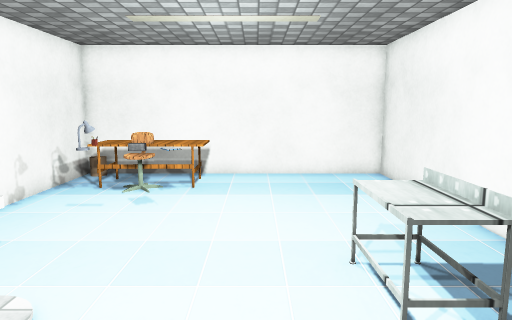
View 1 (above)

12 first-person views from a walk through a scene from a Unity 3-D project. The camera is 1.5 m above the floor, tilts 8° down and sees 70° across. The floor is counted in squares, 0.5 m on a side. Each view is taken from the middle of a square. On the plan, view 1 faces up. The plan holds only what a view shows up to about 20 squares ahead; the rest is blank. The place goes on beyond the plan. The player character is not drawn. Some surface patterns are stand-ins.

View 2
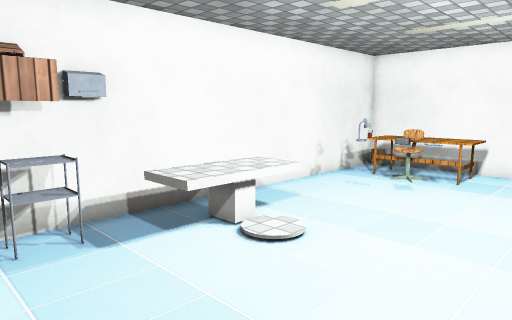

View 3
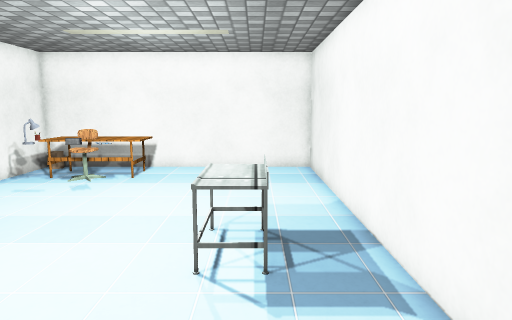

View 4
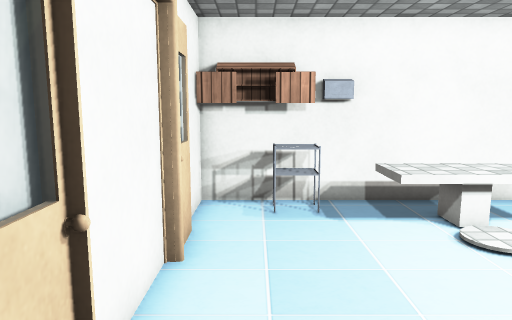

View 5
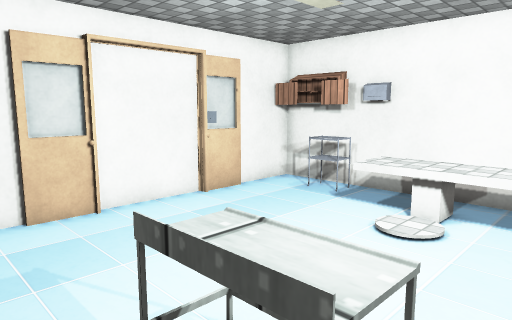

View 6
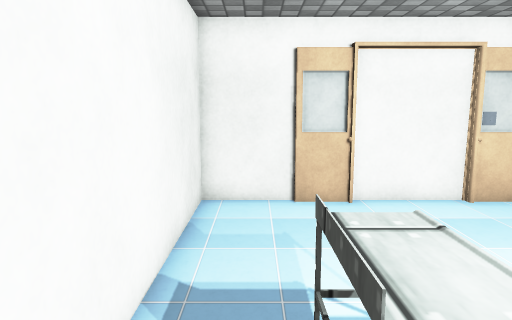

View 7
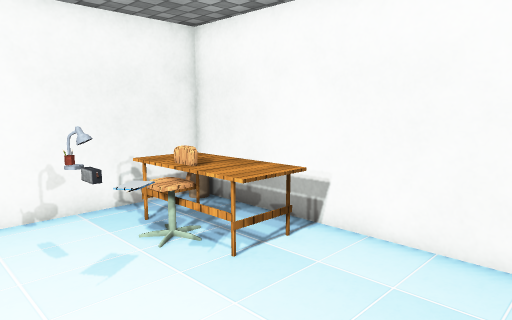

View 8
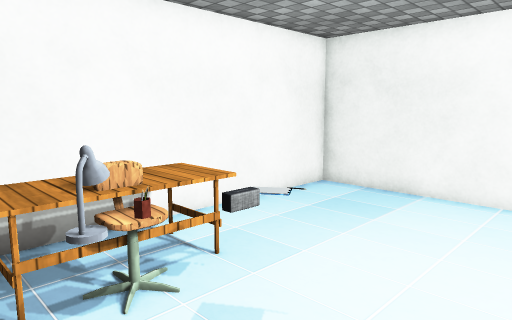

View 9
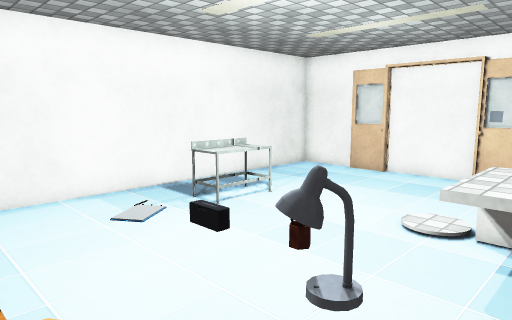

View 10
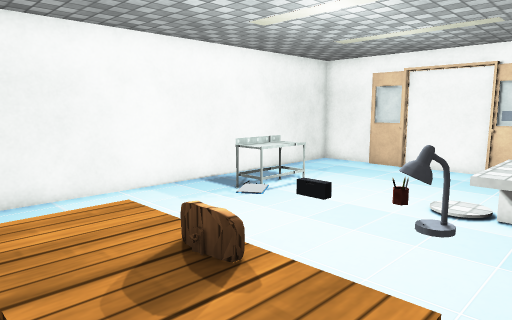

View 11
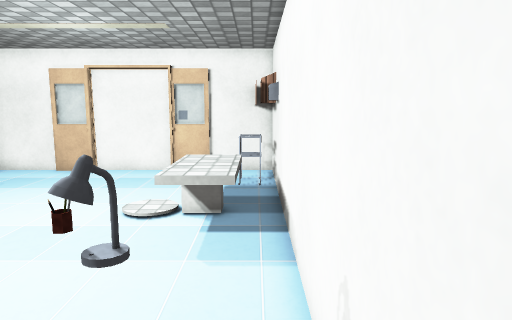

View 12
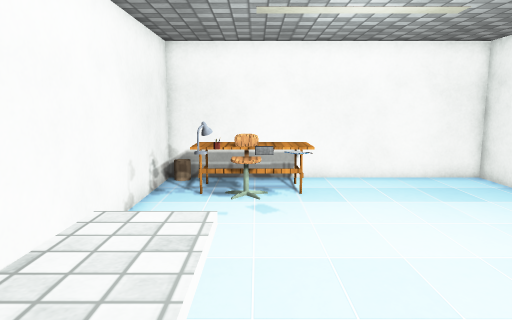

### Floor plan
Key: @ floor where view 1 was taken; # wall or solid block; . floor; = window, fence, low wall or low ledge; ^ raised ledge; O other object.
Columns run from 8 left of view 1 to 6 right of it. Each row starts with its distance up from view 1.
 17 ###############
 16 #.OOOOO.......#
 15 #.OOOOO.......#
 14 #.OOOOO.......#
 13 #..OO.........#
 12 #.OOOO=.......#
 11 #..#O#........#
 10 #.............#
  9 #.............#
  8 #.............#
  7 #.........^^..#
  6 #=^^......^^..#
  5 #=^^......^^..#
  4 #.^^......^^..#
  3 #=^^..........#
  2 # ............#
  1 #OO...........#
  0 #OO.....@.....#
 -1 #O............#
 -2 #O............#
 -3 ####=#####=####

Positions as (right, up) in squares from view 1, and headings:
1: (0, 0), facing up
2: (2, -2), facing up-left
3: (3, -2), facing up
4: (4, -1), facing left
5: (5, 8), facing down-left
6: (4, 9), facing down
7: (3, 9), facing up-left
8: (-7, 8), facing up-right
9: (-7, 14), facing down-right
10: (-7, 16), facing down-right
11: (-7, 15), facing down
12: (-4, 1), facing up
